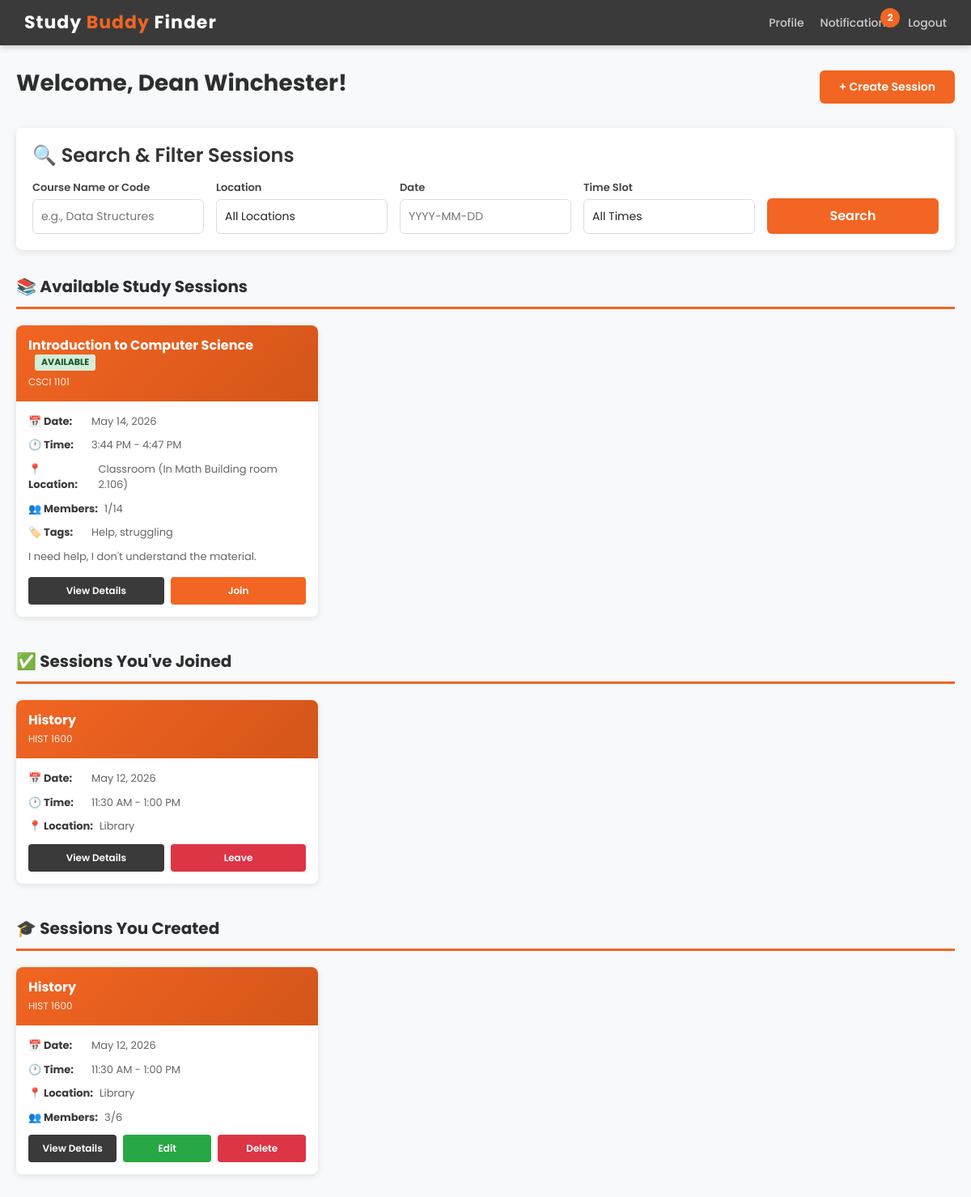
/dashboard/ (signed in), run on the app's committed database.
### testApp/models.py (models this page shows, shortened)
class StudySession(models.Model):
    LOCATION_CHOICES = [
        ('Library', 'Library'),
        ('Student Center', 'Student Center'),
        ('Cafe', 'Cafe'),
        ('Dormitory', 'Dormitory'),
        ('Classroom', 'Classroom'),
        ('Online', 'Online'),
        ('Other', 'Other'),
    ]
    creator = models.ForeignKey(User, on_delete=models.CASCADE, related_name='created_sessions')
    course_name = models.CharField(max_length=200)
    course_code = models.CharField(max_length=50, blank=True, null=True)
    description = models.TextField()
    location = models.CharField(max_length=100, choices=LOCATION_CHOICES)
    other_location = models.CharField(max_length=200, blank=True, null=True, help_text="Specify if location is 'Other'")
    date = models.DateField()
    start_time = models.TimeField()
    end_time = models.TimeField()
    max_capacity = models.IntegerField(default=5, validators=[MinValueValidator(1), MaxValueValidator(100)])
    current_members = models.ManyToManyField(User, through='SessionMembership', related_name='joined_sessions')
    subject_tags = models.CharField(max_length=200, blank=True, null=True, help_text="Comma-separated tags")
    created_at = models.DateTimeField(auto_now_add=True)
    updated_at = models.DateTimeField(auto_now=True)
    is_active = models.BooleanField(default=True)
    class Meta:
        ordering = ['-created_at']
    def get_member_count(self):
        return self.current_members.count()
    def is_full(self):
        return self.get_member_count() >= self.max_capacity

### testApp/views.py (the view)
# urls.py: path('dashboard/', views.dashboard, name='dashboard'),
@login_required(login_url='login')
def dashboard(request):
    try:
        user_profile = request.user.profile
    except UserProfile.DoesNotExist:
        user_profile = UserProfile.objects.create(user=request.user)
    filter_form = SessionFilterForm(request.GET)
    sessions = StudySession.objects.filter(is_active=True, date__gte=timezone.now().date())
    if filter_form.is_valid():
        course_name = filter_form.cleaned_data.get('course_name')
        location = filter_form.cleaned_data.get('location')
        date = filter_form.cleaned_data.get('date')
        time_slot = filter_form.cleaned_data.get('time_slot')
        if course_name:
            sessions = sessions.filter(
                Q(course_name__icontains=course_name) |
                Q(course_code__icontains=course_name)
            )
        if location:
            sessions = sessions.filter(location=location)
        if date:
            sessions = sessions.filter(date=date)
        if time_slot:
            sessions = filter_by_time_slot(sessions, time_slot)
    joined_sessions = request.user.joined_sessions.filter(is_active=True)
    created_sessions = request.user.created_sessions.filter(is_active=True)
    unread_notifications = request.user.notifications.filter(is_read=False).count()
    context = {
        'filter_form': filter_form,
        'sessions': sessions,
        'joined_sessions': joined_sessions,
        'created_sessions': created_sessions,
        'unread_notifications': unread_notifications,
        'user_profile': user_profile,
    }
    return render(request, 'dashboard.html', context)

### testApp/templates/dashboard.html (shortened to what this page needs)
<!DOCTYPE html>
<html>
<head>
    <link href="https://cdn.jsdelivr.net/npm/bootstrap@5.1.3/dist/css/bootstrap.min.css" rel="stylesheet">
</head>
<body>
    <div class="navbar">
        <h1>Study <span>Buddy</span> Finder</h1>
        <div class="navbar-links">
            <a href="{% url 'user_profile' %}">Profile</a>
            <a href="{% url 'notifications' %}" style="position: relative;">
                Notifications
                {% if unread_notifications > 0 %}
                    <span class="notification-badge">{{ unread_notifications }}</span>
                {% endif %}
            </a>
            <a href="{% url 'logout' %}">Logout</a>
        </div>
    </div>
    <div class="container-main">
        <div class="header-section">
            <h2>Welcome, {{ user.first_name|default:user.username }}!</h2>
            <a href="{% url 'create_session' %}" class="btn-primary-custom">+ Create Session</a>
        </div>
        <div class="filter-section">
            <h4>🔍 Search & Filter Sessions</h4>
            <form method="GET" class="filter-form">
                <div class="form-group">
                    <label for="course_name">Course Name or Code</label>
                    <input type="text" id="course_name" name="course_name" value="{{ filter_form.course_name.value|default:'' }}" placeholder="e.g., Data Structures">
                </div>
                <div class="form-group">
                    <label for="location">Location</label>
                    {{ filter_form.location }}
                </div>
                <div class="form-group">
                    <label for="date">Date</label>
                    <input type="text" id="date" name="date" value="{{ filter_form.date.value|default:'' }}" placeholder="YYYY-MM-DD" inputmode="numeric">
                </div>
                <div class="form-group">
                    <label for="time_slot">Time Slot</label>
                    {{ filter_form.time_slot }}
                </div>
                <button type="submit" class="btn-filter">Search</button>
            </form>
        </div>
        <div class="section">
            <div class="section-title">📚 Available Study Sessions</div>
            {% if sessions %}
                <div class="session-grid">
                    {% for session in sessions %}
                        <div class="session-card">
                            <div class="session-card-header">
                                <h3>{{ session.course_name }}
                                    {% if session.is_full %}
                                        <span class="session-status status-full">FULL</span>
                                    {% else %}
                                        <span class="session-status status-available">AVAILABLE</span>
                                    {% endif %}
                                </h3>
                                <p>{{ session.course_code|default:"" }}</p>
                            </div>
                            <div class="session-card-body">
                                <div class="session-info">
                                    <strong>📅 Date:</strong>
                                    <span class="session-info-value">{{ session.date }}</span>
                                </div>
                                <div class="session-info">
                                    <strong>🕐 Time:</strong>
                                    <span class="session-info-value">{{ session.start_time|time:"g:i A" }} - {{ session.end_time|time:"g:i A" }}</span>
                                </div>
                                <div class="session-info">
                                    <strong>📍 Location:</strong>
                                    <span class="session-info-value">{{ session.location }}
                                        {% if session.other_location %}
                                            ({{ session.other_location }})
                                        {% endif %}
                                    </span>
                                </div>
                                <div class="session-info">
                                    <strong>👥 Members:</strong>
                                    <span class="session-info-value">{{ session.get_member_count }}/{{ session.max_capacity }}</span>
                                </div>
                                {% if session.subject_tags %}
                                    <div class="session-info">
                                        <strong>🏷️ Tags:</strong>
                                        <span class="session-info-value">{{ session.subject_tags }}</span>
                                    </div>
                                {% endif %}
                                <p style="font-size: 13px; color: #666; margin-top: 10px;">{{ session.description|truncatewords:20 }}</p>
                                <div class="session-actions">
                                    <a href="{% url 'session_detail' session.pk %}" class="btn-small btn-view">View Details</a>
                                    {% if not user in session.current_members.all and not session.is_full %}
                                        <a href="{% url 'join_session' session.pk %}" class="btn-small btn-join">Join</a>
                                    {% endif %}
                                </div>
                            </div>
                        </div>
                    {% endfor %}
                </div>
            {% else %}
                <div class="empty-message">
                    <p>📭 No study sessions available. Why not create one?</p>
                </div>
            {% endif %}
        </div>
        {% if joined_sessions %}
            <div class="section">
                <div class="section-title">✅ Sessions You've Joined</div>
                <div class="session-grid">
                    {% for session in joined_sessions %}
                        <div class="session-card">
                            <div class="session-card-header">
                                <h3>{{ session.course_name }}</h3>
                                <p>{{ session.course_code|default:"" }}</p>
                            </div>
                            <div class="session-card-body">
                                <div class="session-info">
                                    <strong>📅 Date:</strong>
                                    <span class="session-info-value">{{ session.date }}</span>
                                </div>
                                <div class="session-info">
                                    <strong>🕐 Time:</strong>
                                    <span class="session-info-value">{{ session.start_time|time:"g:i A" }} - {{ session.end_time|time:"g:i A" }}</span>
                                </div>
                                <div class="session-info">
                                    <strong>📍 Location:</strong>
                                    <span class="session-info-value">{{ session.location }}</span>
                                </div>
                                <div class="session-actions">
                                    <a href="{% url 'session_detail' session.pk %}" class="btn-small btn-view">View Details</a>
                                    <a href="{% url 'leave_session' session.pk %}" class="btn-small" style="background-color: #dc3545; color: white;">Leave</a>
                                </div>
                            </div>
                        </div>
                    {% endfor %}
                </div>
            </div>
        {% endif %}
        {% if created_sessions %}
            <div class="section">
                <div class="section-title">🎓 Sessions You Created</div>
                <div class="session-grid">
                    {% for session in created_sessions %}
                        <div class="session-card">
                            <div class="session-card-header">
                                <h3>{{ session.course_name }}</h3>
                                <p>{{ session.course_code|default:"" }}</p>
                            </div>
                            <div class="session-card-body">
                                <div class="session-info">
                                    <strong>📅 Date:</strong>
                                    <span class="session-info-value">{{ session.date }}</span>
                                </div>
                                <div class="session-info">
                                    <strong>🕐 Time:</strong>
                                    <span class="session-info-value">{{ session.start_time|time:"g:i A" }} - {{ session.end_time|time:"g:i A" }}</span>
                                </div>
                                <div class="session-info">
                                    <strong>📍 Location:</strong>
                                    <span class="session-info-value">{{ session.location }}</span>
                                </div>
                                <div class="session-info">
                                    <strong>👥 Members:</strong>
                                    <span class="session-info-value">{{ session.get_member_count }}/{{ session.max_capacity }}</span>
                                </div>
                                <div class="session-actions">
                                    <a href="{% url 'session_detail' session.pk %}" class="btn-small btn-view">View Details</a>
                                    <a href="{% url 'edit_session' session.pk %}" class="btn-small" style="background-color: #28a745; color: white;">Edit</a>
                                    <a href="{% url 'delete_session' session.pk %}" class="btn-small" style="background-color: #dc3545; color: white;">Delete</a>
                                </div>
                            </div>
                        </div>
                    {% endfor %}
                </div>
            </div>
        {% endif %}
    </div>
</body>
</html>

### data on the page
StudySession: course_name "Introduction to Computer Science", shows "AVAILABLE", course_code "CSCI 1101", date "May 14, 2026", start_time "3:44 PM", end_time "4:47 PM", location "Classroom", other_location "In Math Building room 2.106", get_member_count "1", max_capacity "14", subject_tags "Help, struggling", description "I need help, I don't understand the material.", shows "Join"
StudySession: course_name "History", course_code "HIST 1600", date "May 12, 2026", start_time "11:30 AM", end_time "1:00 PM", location "Library", get_member_count "3", max_capacity "6"

### other printed values
{{ unread_notifications }} "2"
{{ user.first_name|default:user.username }} "Dean Winchester"
